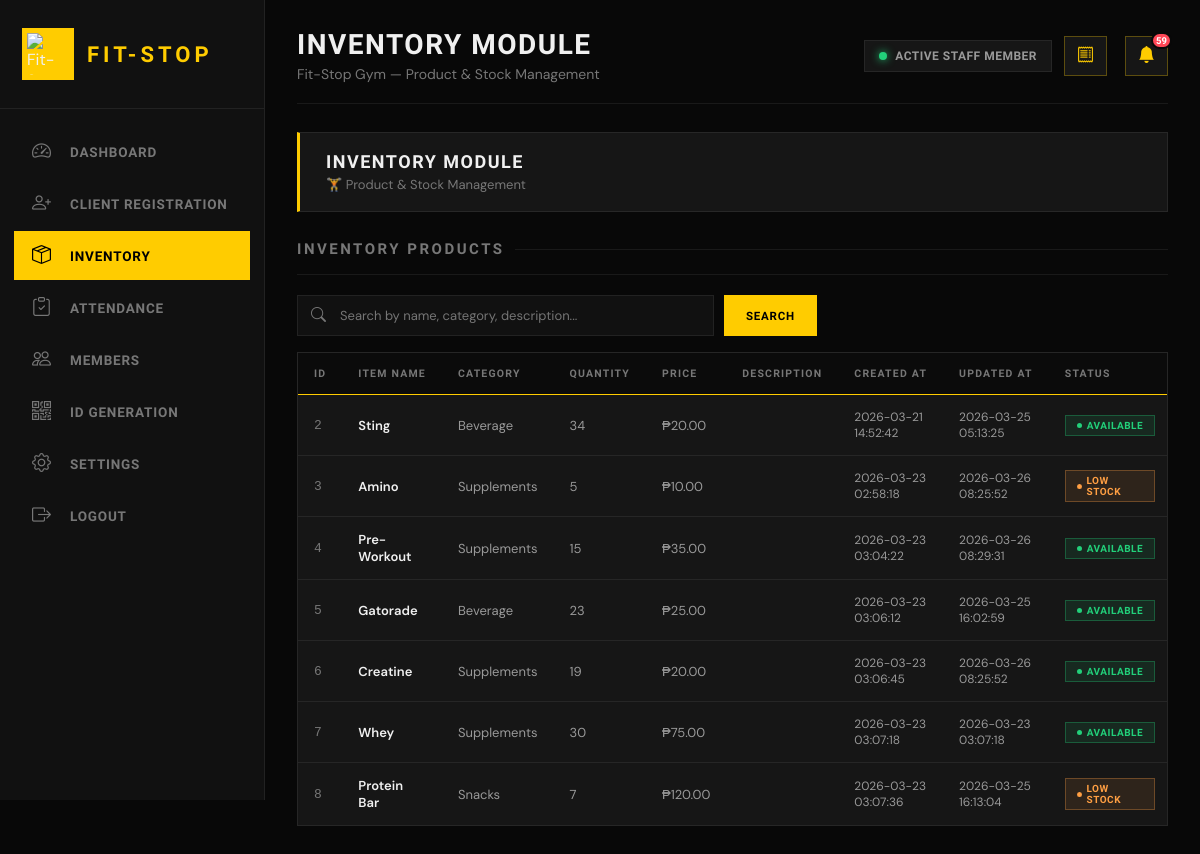
The app's page /staff/inventory.php with its own data.
### tables this page shows
CREATE TABLE inventory (   id INTEGER PRIMARY KEY AUTOINCREMENT,   item_name VARCHAR(100) NOT NULL,   category VARCHAR(50) NOT NULL,   quantity INTEGER NOT NULL DEFAULT 0,   price DECIMAL(10, 2) NOT NULL DEFAULT 0.00,   description TEXT,   created_at TIMESTAMP DEFAULT CURRENT_TIMESTAMP,   updated_at TIMESTAMP DEFAULT CURRENT_TIMESTAMP );

### staff/inventory.php (the view, shortened to what this page needs)
<?php
require_once '../login/connection.php';
try {
    $rows = $pdo->query("SELECT * FROM inventory ORDER BY id ASC")->fetchAll(PDO::FETCH_ASSOC);
} catch (Exception $e) { $rows = []; }
try {
    $txCount    = (int)$pdo->query("SELECT COUNT(*) FROM transactions")->fetchColumn();
    $stockCount = (int)$pdo->query("SELECT COUNT(*) FROM inventory WHERE quantity <= 10")->fetchColumn();
    $notifCount = $txCount + $stockCount;
} catch (Exception $e) { $notifCount = 0; }
?>
<!DOCTYPE html>
<html lang="en">
<head>
  <link rel="stylesheet" href="staff.css">
  <link href="https://cdn.jsdelivr.net/npm/bootstrap-icons/font/bootstrap-icons.css" rel="stylesheet">
</head>
<body>
<div class="dashboard">
  <aside class="sidebar">
    <div class="sidebar-header">
      <img src="staffimage/FIT-STOP LOGO.png" alt="Fit-Stop Logo" class="logo-img">
      <span class="logo-text">Fit-Stop</span>
    </div>
    <ul class="menu">
  <li onclick="window.location.href='staff.php'" style="cursor:pointer;">
    <i class="bi bi-speedometer2"></i><span>Dashboard</span>
  </li>
  <li onclick="window.location.href='staff.php#clientRegistration'" style="cursor:pointer;">
    <i class="bi bi-person-plus"></i><span>Client Registration</span>
  </li>
  <li class="active" style="cursor:pointer;">
    <i class="bi bi-box-seam"></i><span>Inventory</span>
  </li>
  <li onclick="window.location.href='staff.php#attendance'" style="cursor:pointer;">
    <i class="bi bi-clipboard-check"></i><span>Attendance</span>
  </li>
  <li onclick="window.location.href='staff.php#memberManagement'" style="cursor:pointer;">
    <i class="bi bi-people"></i><span>Members</span>
  </li>
  <li onclick="window.location.href='staff.php#idGeneration'" style="cursor:pointer;">
    <i class="bi bi-qr-code"></i><span>ID Generation</span>
  </li>
  <li onclick="window.location.href='staff.php#settings'" style="cursor:pointer;">
    <i class="bi bi-gear"></i><span>Settings</span>
  </li>
  <li onclick="document.getElementById('logoutForm').submit()" style="cursor:pointer;">
    <i class="bi bi-box-arrow-right"></i><span>Logout</span>
  </li>
</ul>
  </aside>
  <main class="main-content">
    <div class="topbar">
      <div class="topbar-left">
        <h1>Inventory Module</h1>
        <p>Fit-Stop Gym — Product &amp; Stock Management</p>
      </div>
      <div class="topbar-right">
        <div class="topbar-badge">
          <div class="topbar-dot"></div>
          Active Staff Member
        </div>
        <button class="notif-bell-btn" onclick="openSalesModal()" title="Daily Sales / Counter Logsheet"
          style="margin-right:6px;position:relative;">
          <i class="bi bi-receipt"></i>
        </button>
        <div class="notif-wrapper" id="notifWrapper">
          <button class="notif-bell-btn" onclick="toggleNotifPanel()" title="Notification History">
            <i class="bi bi-bell-fill"></i>
            <span class="notif-badge <?= $notifCount === 0 ? 'hidden' : '' ?>" id="notifBadge">
              <?= $notifCount > 99 ? '99+' : $notifCount ?>
            </span>
          </button>
        </div>
      </div>
    </div>
    <div class="profile-container" style="margin-bottom:28px;">
      <div class="profile-content">
        <div class="profile-text">
          <strong class="profile-name">Inventory Module</strong>
          <span class="profile-streak">🏋️ Product &amp; Stock Management</span>
        </div>
      </div>
    </div>
    <section class="inventory-section">
      <h2>Inventory Products</h2>
      <div class="inventory-header">
        <div class="search-container">
          <div class="search-wrapper">
            <i class="bi bi-search search-icon"></i>
            <input type="text" class="search-input" placeholder="Search by name, category, description...">
          </div>
          <button class="search-btn">Search</button>
        </div>
      </div>
      <div class="inventory-table">
        <table>
          <thead>
            <tr>
              <th>ID</th><th>Item Name</th><th>Category</th><th>Quantity</th>
              <th>Price</th><th>Description</th><th>Created At</th><th>Updated At</th>
              <th>Status</th>
            </tr>
          </thead>
          <tbody id="inventoryBody">
            <?php foreach ($rows as $row):
              $qty = (int)$row['quantity'];
              if ($qty === 0)     { $statusCls = 'inactive';  $statusTxt = 'Out of Stock'; }
              elseif ($qty <= 10) { $statusCls = 'low-stock'; $statusTxt = 'Low Stock'; }
              else                { $statusCls = 'active';    $statusTxt = 'Available'; }
              $priceFormatted = '&#8369;' . number_format((float)$row['price'], 2);
            ?>
            <tr data-id="<?= $row['id'] ?>"
                data-name="<?= htmlspecialchars($row['item_name']) ?>"
                data-category="<?= htmlspecialchars($row['category']) ?>"
                data-qty="<?= $qty ?>"
                data-price="<?= $row['price'] ?>"
                data-description="<?= htmlspecialchars($row['description'] ?? '') ?>"
                data-created="<?= $row['created_at'] ?>"
                data-updated="<?= $row['updated_at'] ?>">
              <td style="color:var(--text-muted);font-family:monospace;"><?= $row['id'] ?></td>
              <td style="color:var(--text-primary);font-weight:600;"><?= htmlspecialchars($row['item_name']) ?></td>
              <td><?= htmlspecialchars($row['category']) ?></td>
              <td class="qty-cell"><?= $qty ?></td>
              <td><?= $priceFormatted ?></td>
              <td style="max-width:180px;white-space:nowrap;overflow:hidden;text-overflow:ellipsis;"><?= htmlspecialchars($row['description'] ?? '—') ?></td>
              <td class="created-cell" style="font-size:12px;"><?= $row['created_at'] ?></td>
              <td class="updated-cell" style="font-size:12px;"><?= $row['updated_at'] ?></td>
             <td><span class="status-badge <?= $statusCls ?>"><?= $statusTxt ?></span></td>
            </tr>
            <?php endforeach; ?>
          </tbody>
        </table>
      </div>
    </section>
  </main>
</div>
</body>
</html>

### records on screen
inventory: id "2", item_name "Sting", category "Beverage", quantity "34", price "₱20.00", created_at "2026-03-21 14:52:42", updated_at "2026-03-25 05:13:25", quantity "AVAILABLE"
inventory: id "3", item_name "Amino", category "Supplements", quantity "5", price "₱10.00", created_at "2026-03-23 02:58:18", updated_at "2026-03-26 08:25:52", quantity "LOW STOCK"
inventory: id "4", item_name "Pre-Workout", category "Supplements", quantity "15", price "₱35.00", created_at "2026-03-23 03:04:22", updated_at "2026-03-26 08:29:31", quantity "AVAILABLE"
inventory: id "5", item_name "Gatorade", category "Beverage", quantity "23", price "₱25.00", created_at "2026-03-23 03:06:12", updated_at "2026-03-25 16:02:59", quantity "AVAILABLE"
inventory: id "6", item_name "Creatine", category "Supplements", quantity "19", price "₱20.00", created_at "2026-03-23 03:06:45", updated_at "2026-03-26 08:25:52", quantity "AVAILABLE"
inventory: id "7", item_name "Whey", category "Supplements", quantity "30", price "₱75.00", created_at "2026-03-23 03:07:18", updated_at "2026-03-23 03:07:18", quantity "AVAILABLE"
inventory: id "8", item_name "Protein Bar", category "Snacks", quantity "7", price "₱120.00", created_at "2026-03-23 03:07:36", updated_at "2026-03-25 16:13:04", quantity "LOW STOCK"

### other values on screen
$notifCount "59"
